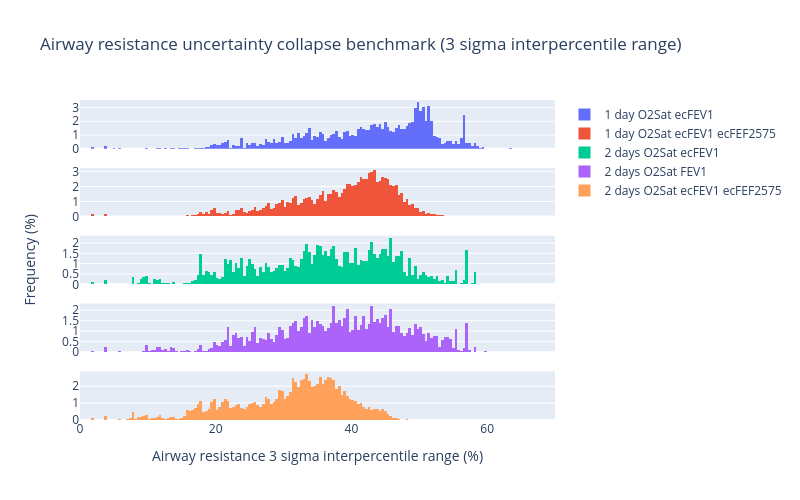

Notebook code cell kept with this figure:
### Code cell
method = "std dev"
xbins = 0.1
method = "1 sigma interpercentile range"
xbins = 0.2
xrange = [0, 30]
method = "2 sigma interpercentile range"
xbins = 0.4
xrange=[0, 50]
method = "3 sigma interpercentile range"
xbins = 0.4
xrange = [0, 70]

title = f"Airway resistance uncertainty collapse benchmark ({method})"

fig = make_subplots(rows=5, cols=1, shared_xaxes=True, y_title='Frequency (%)')

# Y axis title font size
fig.layout.annotations[0]["font"] = {'size': 14}

# Add histogram
fig.add_trace(
    go.Histogram(
        x=df_o2_fev1["1 day O2sat ecFEV1"],
        name="1 day O2Sat ecFEV1",
        histnorm="percent",
        xbins=dict(size=xbins),
    ),
    row=1,
    col=1,
)
fig.add_trace(
    go.Histogram(
        x=df_o2_fev1_fef2575["1 day O2sat ecFEV1 ecFEF2575"],
        name="1 day O2Sat ecFEV1 ecFEF2575",
        histnorm="percent",
        xbins=dict(size=xbins),
    ),
    row=2,
    col=1,
)
fig.add_trace(
    go.Histogram(
        x=df_2days_o2sat_ecfev1["2 days O2Sat ecFEV1"],
        name="2 days O2Sat ecFEV1",
        histnorm="percent",
        xbins=dict(size=xbins),
    ),
    row=3,
    col=1,
)
fig.add_trace(
    go.Histogram(
        x=df_2days_o2sat_fev1["2 days O2Sat FEV1"],
        name="2 days O2Sat FEV1",
        histnorm="percent",
        xbins=dict(size=xbins),
    ),
    row=4,
    col=1,
)
fig.add_trace(
    go.Histogram(
        x=df_2days_o2sat_ecfev1_ecfef2575["2 days O2Sat ecFEV1 ecFEF2575"],
        name="2 days O2Sat ecFEV1 ecFEF2575",
        histnorm="percent",
        xbins=dict(size=xbins),
    ),
    row=5,
    col=1,
)


# Add x axis xrange
fig.update_xaxes(range=xrange, title=f'Airway resistance {method} (%)', row=5, col=1)

fig.update_layout(title=title, height=500, width=800)
fig.show()

fig.write_image(f"{dh.get_path_to_main()}/PlotsBreathe/AR_modelling/{title}.png")

### Figure 1 — Plotly figure (JSON) as saved in the notebook; plotly's stock layout.template omitted (floating-point values rounded to 4 significant figures; data arrays with more than 128 entries replaced by an {"elided": "..."} marker saying what was removed)
{"data": [{"histnorm": "percent", "name": "1 day O2Sat ecFEV1", "type": "histogram", "x": {"elided": "41288 float values"}, "xaxis": "x", "xbins": {"size": 0.4}, "yaxis": "y"}, {"histnorm": "percent", "name": "1 day O2Sat ecFEV1 ecFEF2575", "type": "histogram", "x": {"elided": "41288 float values"}, "xaxis": "x2", "xbins": {"size": 0.4}, "yaxis": "y2"}, {"histnorm": "percent", "name": "2 days O2Sat ecFEV1", "type": "histogram", "x": {"elided": "41260 float values"}, "xaxis": "x3", "xbins": {"size": 0.4}, "yaxis": "y3"}, {"histnorm": "percent", "name": "2 days O2Sat FEV1", "type": "histogram", "x": {"elided": "41260 float values"}, "xaxis": "x4", "xbins": {"size": 0.4}, "yaxis": "y4"}, {"histnorm": "percent", "name": "2 days O2Sat ecFEV1 ecFEF2575", "type": "histogram", "x": {"elided": "41260 float values"}, "xaxis": "x5", "xbins": {"size": 0.4}, "yaxis": "y5"}], "layout": {"annotations": [{"font": {"size": 14}, "showarrow": false, "text": "Frequency (%)", "textangle": -90, "x": 0, "xanchor": "right", "xref": "paper", "xshift": -40, "y": 0.5, "yanchor": "middle", "yref": "paper"}], "height": 500, "title": {"text": "Airway resistance uncertainty collapse benchmark (3 sigma interpercentile range)"}, "width": 800, "xaxis": {"anchor": "y", "domain": [0, 1], "matches": "x5", "showticklabels": false}, "xaxis2": {"anchor": "y2", "domain": [0, 1], "matches": "x5", "showticklabels": false}, "xaxis3": {"anchor": "y3", "domain": [0, 1], "matches": "x5", "showticklabels": false}, "xaxis4": {"anchor": "y4", "domain": [0, 1], "matches": "x5", "showticklabels": false}, "xaxis5": {"anchor": "y5", "domain": [0, 1], "range": [0, 70], "title": {"text": "Airway resistance 3 sigma interpercentile range (%)"}}, "yaxis": {"anchor": "x", "domain": [0.848, 1]}, "yaxis2": {"anchor": "x2", "domain": [0.636, 0.788]}, "yaxis3": {"anchor": "x3", "domain": [0.424, 0.576]}, "yaxis4": {"anchor": "x4", "domain": [0.212, 0.364]}, "yaxis5": {"anchor": "x5", "domain": [0, 0.152]}}}
